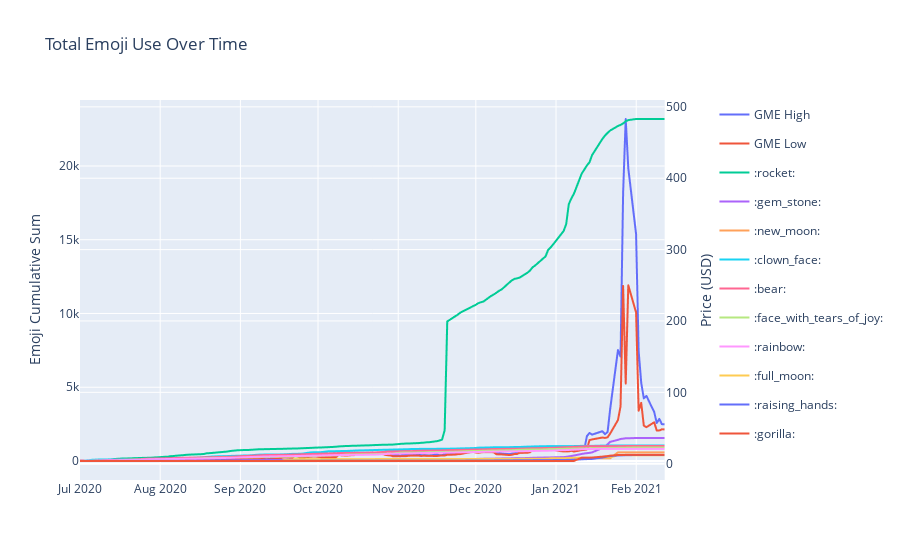

Notebook code cell kept with this figure:
### Code cell
subfig = make_subplots(specs=[[{"secondary_y": True}]])



#note that y=[<arr of values>] works only with plotly > 4.8
fig1 = px.line(df_emoj, x=df_emoj.index,
              y=[':rocket:', ':gem_stone:', ':new_moon:', ':clown_face:', ':bear:',
                 ':face_with_tears_of_joy:', ':rainbow:', ':full_moon:',
                 ':raising_hands:', ':gorilla:'], 
              title='Emojis Cumulative Sum', 
              labels={
                  'created_utc': 'Dates',
                  ':rocket:': '🚀',
                  ':gem_stone:' : '💎', 
                  ':new_moon:': '🌑', 
                  ':clown_face:': '🤡', 
                  ':bear:': '🐻',
                 ':face_with_tears_of_joy:': '😂', 
                  ':rainbow:': '🌈', 
                  ':full_moon:': '🌕',
                 ':raising_hands:': '🙌', 
                  ':gorilla:': '🦍'
              }, 
             )

fig1.update_layout(showlegend=True)


fig1.update_layout(
    yaxis_title="Cumulative Sum",
    legend_title="Emoji Description",
)




fig2 = px.line(gme_data,
               x='Date',
               y=['GME High',
                  'GME Low'],
               render_mode="webgl"
              )


fig2.update_traces(yaxis="y2")


subfig.add_traces(fig2.data + fig1.data)


subfig.layout.yaxis.title="Emoji Cumulative Sum"
subfig.layout.yaxis2.title="Price (USD)"
subfig.layout.title = 'Total Emoji Use Over Time'

# # recoloring is necessary otherwise lines from fig und fig2 would share each color
# # e.g. Linear-, Log- = blue; Linear+, Log+ = red... we don't want this
subfig.for_each_trace(lambda t: t.update(line=dict(color=t.marker.color)))



subfig.write_html(os.path.join('plots', 'emoji_cumsum.html'),
               include_plotlyjs="cdn",
               full_html=False)

subfig.show()

### Figure 1 — Plotly figure (JSON) as saved in the notebook; plotly's stock layout.template omitted (floating-point values rounded to 4 significant figures; data arrays with more than 128 entries replaced by an {"elided": "..."} marker saying what was removed)
{"data": [{"hovertemplate": "variable=GME High<br>Date=%{x}<br>value=%{y}<extra></extra>", "legendgroup": "GME High", "line": {"dash": "solid"}, "mode": "lines", "name": "GME High", "showlegend": true, "type": "scattergl", "x": {"elided": "157 str values"}, "xaxis": "x", "y": {"elided": "157 float values"}, "yaxis": "y2"}, {"hovertemplate": "variable=GME Low<br>Date=%{x}<br>value=%{y}<extra></extra>", "legendgroup": "GME Low", "line": {"dash": "solid"}, "mode": "lines", "name": "GME Low", "showlegend": true, "type": "scattergl", "x": {"elided": "157 str values"}, "xaxis": "x", "y": {"elided": "157 float values"}, "yaxis": "y2"}, {"hovertemplate": "variable=:rocket:<br>index=%{x}<br>value=%{y}<extra></extra>", "legendgroup": ":rocket:", "line": {"dash": "solid"}, "mode": "lines", "name": ":rocket:", "showlegend": true, "type": "scattergl", "x": {"elided": "157 str values"}, "xaxis": "x", "y": {"elided": "157 int values"}, "yaxis": "y"}, {"hovertemplate": "variable=:gem_stone:<br>index=%{x}<br>value=%{y}<extra></extra>", "legendgroup": ":gem_stone:", "line": {"dash": "solid"}, "mode": "lines", "name": ":gem_stone:", "showlegend": true, "type": "scattergl", "x": {"elided": "157 str values"}, "xaxis": "x", "y": {"elided": "157 int values"}, "yaxis": "y"}, {"hovertemplate": "variable=:new_moon:<br>index=%{x}<br>value=%{y}<extra></extra>", "legendgroup": ":new_moon:", "line": {"dash": "solid"}, "mode": "lines", "name": ":new_moon:", "showlegend": true, "type": "scattergl", "x": {"elided": "157 str values"}, "xaxis": "x", "y": {"elided": "157 int values"}, "yaxis": "y"}, {"hovertemplate": "variable=:clown_face:<br>index=%{x}<br>value=%{y}<extra></extra>", "legendgroup": ":clown_face:", "line": {"dash": "solid"}, "mode": "lines", "name": ":clown_face:", "showlegend": true, "type": "scattergl", "x": {"elided": "157 str values"}, "xaxis": "x", "y": {"elided": "157 int values"}, "yaxis": "y"}, {"hovertemplate": "variable=:bear:<br>index=%{x}<br>value=%{y}<extra></extra>", "legendgroup": ":bear:", "line": {"dash": "solid"}, "mode": "lines", "name": ":bear:", "showlegend": true, "type": "scattergl", "x": {"elided": "157 str values"}, "xaxis": "x", "y": {"elided": "157 int values"}, "yaxis": "y"}, {"hovertemplate": "variable=:face_with_tears_of_joy:<br>index=%{x}<br>value=%{y}<extra></extra>", "legendgroup": ":face_with_tears_of_joy:", "line": {"dash": "solid"}, "mode": "lines", "name": ":face_with_tears_of_joy:", "showlegend": true, "type": "scattergl", "x": {"elided": "157 str values"}, "xaxis": "x", "y": {"elided": "157 int values"}, "yaxis": "y"}, {"hovertemplate": "variable=:rainbow:<br>index=%{x}<br>value=%{y}<extra></extra>", "legendgroup": ":rainbow:", "line": {"dash": "solid"}, "mode": "lines", "name": ":rainbow:", "showlegend": true, "type": "scattergl", "x": {"elided": "157 str values"}, "xaxis": "x", "y": {"elided": "157 int values"}, "yaxis": "y"}, {"hovertemplate": "variable=:full_moon:<br>index=%{x}<br>value=%{y}<extra></extra>", "legendgroup": ":full_moon:", "line": {"dash": "solid"}, "mode": "lines", "name": ":full_moon:", "showlegend": true, "type": "scattergl", "x": {"elided": "157 str values"}, "xaxis": "x", "y": {"elided": "157 int values"}, "yaxis": "y"}, {"hovertemplate": "variable=:raising_hands:<br>index=%{x}<br>value=%{y}<extra></extra>", "legendgroup": ":raising_hands:", "line": {"dash": "solid"}, "mode": "lines", "name": ":raising_hands:", "showlegend": true, "type": "scattergl", "x": {"elided": "157 str values"}, "xaxis": "x", "y": {"elided": "157 int values"}, "yaxis": "y"}, {"hovertemplate": "variable=:gorilla:<br>index=%{x}<br>value=%{y}<extra></extra>", "legendgroup": ":gorilla:", "line": {"dash": "solid"}, "mode": "lines", "name": ":gorilla:", "showlegend": true, "type": "scattergl", "x": {"elided": "157 str values"}, "xaxis": "x", "y": {"elided": "157 int values"}, "yaxis": "y"}], "layout": {"title": {"text": "Total Emoji Use Over Time"}, "xaxis": {"anchor": "y", "domain": [0, 0.94]}, "yaxis": {"anchor": "x", "domain": [0, 1], "title": {"text": "Emoji Cumulative Sum"}}, "yaxis2": {"anchor": "x", "overlaying": "y", "side": "right", "title": {"text": "Price (USD)"}}}}
